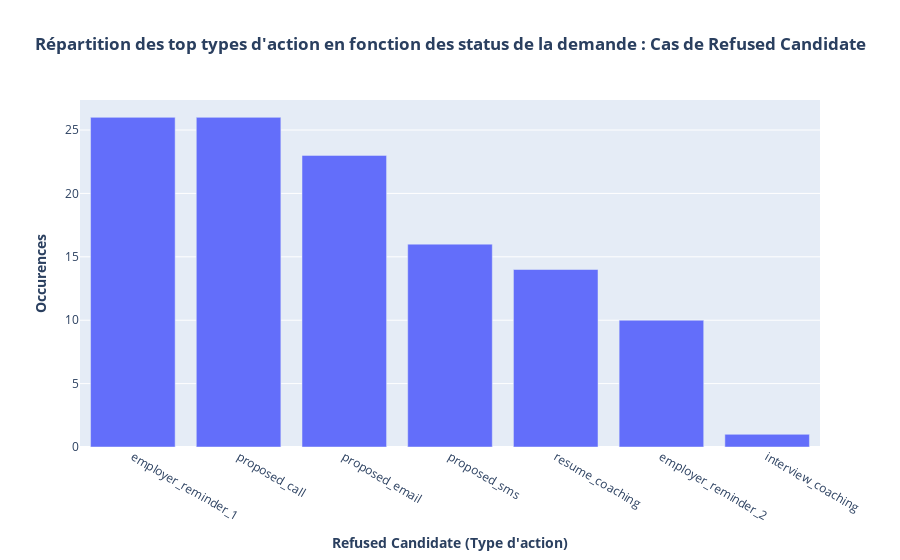

This figure's notebook cell:
### Code cell
#Graph associé à la requête précédente : refused_candidate
refused_candidate = design_viz(request_status_refused_candidate, xlab='Refused Candidate (Action Type)', 
           title='Répartition des top types d\'action en fonction des status de la demande : Cas de Refused Candidate', 
           ylab='Occurences', label={'Refused Candidate (Action Type)': f'<b>Refused Candidate (Type d\'action)</b>', 'Occurences': f'<b>Occurences</b>'})
refused_candidate

### Figure 1 — Plotly figure (JSON) as saved in the notebook; plotly's stock layout.template omitted (floating-point values rounded to 4 significant figures)
{"data": [{"alignmentgroup": "True", "hovertemplate": "<b>Refused Candidate (Type d'action)</b>=%{x}<br><b>Occurences</b>=%{y}<extra></extra>", "legendgroup": "", "marker": {"color": "#636efa", "pattern": {"shape": ""}}, "name": "", "offsetgroup": "", "orientation": "v", "showlegend": false, "textposition": "auto", "type": "bar", "x": ["employer_reminder_1", "proposed_call", "proposed_email", "proposed_sms", "resume_coaching", "employer_reminder_2", "interview_coaching"], "xaxis": "x", "y": [26, 26, 23, 16, 14, 10, 1], "yaxis": "y"}], "layout": {"autosize": true, "barmode": "relative", "legend": {"tracegroupgap": 0}, "title": {"text": "<b>Répartition des top types d'action en fonction des status de la demande : Cas de Refused Candidate</b>", "x": 0.5}, "xaxis": {"anchor": "y", "autorange": true, "domain": [0, 1], "range": [-0.5, 6.5], "title": {"text": "<b>Refused Candidate (Type d'action)</b>"}, "type": "category"}, "yaxis": {"anchor": "x", "autorange": true, "domain": [0, 1], "range": [0, 27.37], "title": {"text": "<b>Occurences</b>"}, "type": "linear"}}}
